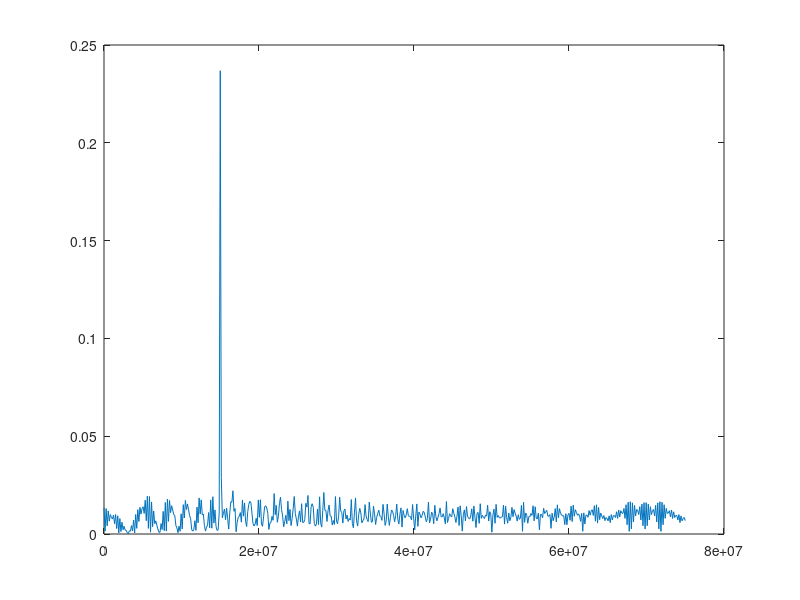
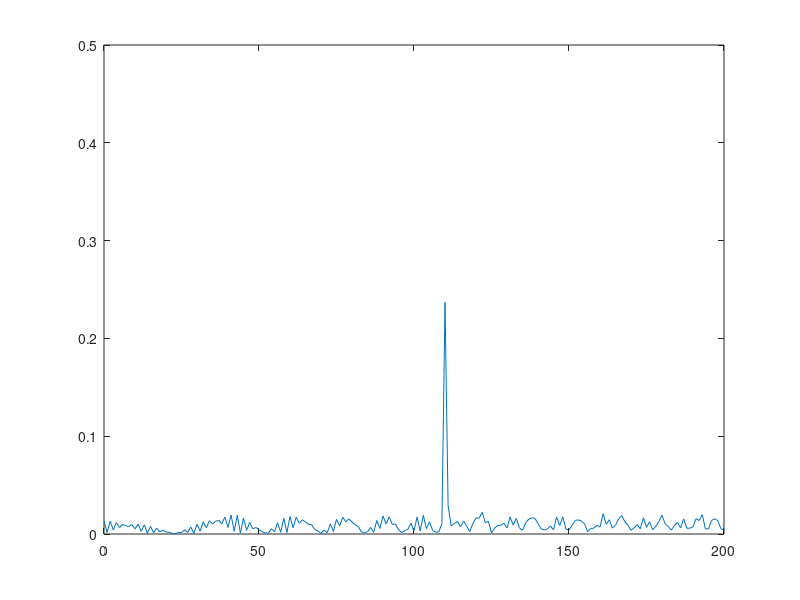
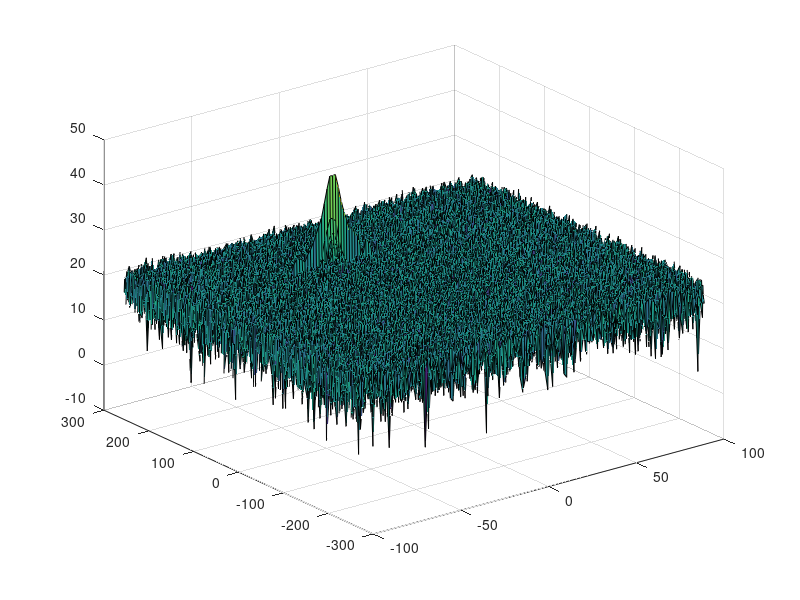

The MATLAB source for these figures, in order: (Note: this script raises an error after producing the figures.)
clear all
clc

%% Radar Specifications 
%%%%%%%%%%%%%%%%%%%%%%%%%%%
% Frequency of operation = 77GHz
% Max Range = 200m             
% Range Resolution = 1 m      
% Max Velocity = 100 m/s    
% Speed of light = 3e8
%%%%%%%%%%%%%%%%%%%%%%%%%%%

%% User Defined Range and Velocity of target
% *%TODO* :
% define the target's initial position and velocity. Note : Velocity
% remains contant
 
R = 110;
v = -20;

fprintf('Ground Truth Range = %d, Velocity = %d\n', R, v);

%% FMCW Waveform Generation

% *%TODO* :
%Design the FMCW waveform by giving the specs of each of its parameters.
% Calculate the Bandwidth (B), Chirp Time (Tchirp) and Slope (slope) of the FMCW
% chirp using the requirements above.

c = 3e8;                %speed of light in meters/sec
delta_r = 1;            %range resolution in meters
Bsweep = c/2*delta_r;   %Bsweep calculation

range_max = 200;            %given radar's max range
Tchirp = 5.5*(range_max*2/c);   %5.5 times of the trip time for maximun range

slope = Bsweep/Tchirp;          %Slope of the FMCW chirp
fprintf('Slope = %d\n', slope);

%Operating carrier frequency of Radar 
fc= 77e9;             %carrier freq
                                                         
%The number of chirps in one sequence. Its ideal to have 2^ value for the ease of running the FFT
%for Doppler Estimation. 
Nd = 128;                   % #of doppler cells OR #of sent periods % number of chirps

%The number of samples on each chirp. 
Nr = 1024;                  %for length of time OR # of range cells

% Timestamp for running the displacement scenario for every sample on each
% chirp
t = linspace(0,Nd*Tchirp,Nr*Nd); %total time for samples

%Creating the vectors for Tx, Rx and Mix based on the total samples input.
Tx = zeros(1,length(t)); %transmitted signal
Rx = zeros(1,length(t)); %received signal
Mix = zeros(1,length(t)); %beat signal

%Similar vectors for range_covered and time delay.
r_t=zeros(1,length(t));
td=zeros(1,length(t));

%% Signal generation and Moving Target simulation
% Running the radar scenario over the time. 

for i=1:length(t)            
    
    % *%TODO* :
    %For each time stamp update the Range of the Target for constant velocity. 
    r_t(i) = R + v * t(i);
    td(i) = 2*r_t(i)/c;
    
    % *%TODO* :
    %For each time sample we need update the transmitted and
    %received signal. 
    Tx(i) = cos(2*pi*(fc*t(i)+0.5*slope*t(i)^2));
    Rx(i) = cos(2*pi*(fc*(t(i)-td(i))+0.5*slope*(t(i)-td(i))^2));
    
    % *%TODO* :
    %Now by mixing the Transmit and Receive generate the beat signal
    %This is done by element wise matrix multiplication of Transmit and
    %Receiver Signal
    Mix(i) = Tx(i).*Rx(i);
    
end

%% RANGE MEASUREMENT
L = Tchirp*Bsweep;  % Length of signal

% *%TODO* :
%reshape the vector into Nr*Nd array. Nr and Nd here would also define the size of
%Range and Doppler FFT respectively.
Mix=reshape(Mix,[Nr,Nd]);

% *%TODO* :
%run the FFT on the beat signal along the range bins dimension (Nr) and normalize.
signal_fft = fft(Mix,Nr);

% *%TODO* :
% Take the absolute value of FFT output
signal_fft = abs(signal_fft/L);

% *%TODO* :
% Output of FFT is double sided signal, but we are interested in only one side of the spectrum.
% Hence we throw out half of the samples.
signal_fft = signal_fft(1:L/2+1);

% *%TODO* :
% plot FFT output 
f = Bsweep*(0:(L/2))/L;
figure('Name','FFT Output')
plot(f,signal_fft)

% Calculate range estimation
R = (c*Tchirp*f)/(2*Bsweep);

%plotting the range
figure('Name','Range from First FFT')
plot(R,signal_fft)
axis([0 200 0 0.5]);


% Range Doppler Map Generation.

% The output of the 2D FFT is an image that has reponse in the range and
% doppler FFT bins. So, it is important to convert the axis from bin sizes
% to range and doppler based on their Max values.

Mix=reshape(Mix,[Nr,Nd]);

% 2D FFT using the FFT size for both dimensions.
sig_fft2 = fft2(Mix,Nr,Nd);

% Taking just one side of signal from Range dimension.
sig_fft2 = sig_fft2(1:Nr/2,1:Nd);
sig_fft2 = fftshift (sig_fft2);
RDM = abs(sig_fft2);
RDM = 10*log10(RDM) ;

%use the surf function to plot the output of 2DFFT and to show axis in both
%dimensions
doppler_axis = linspace(-100,100,Nd);
range_axis = linspace(-200,200,Nr/2)*((Nr/2)/400);
figure,surf(doppler_axis,range_axis,RDM);

%% CFAR implementation

%Slide Window through the complete Range Doppler Map

% *%TODO* :
%Select the number of Training Cells in both the dimensions.
Tr = 12;
Td = 6;

% *%TODO* :
%Select the number of Guard Cells in both dimensions around the Cell under 
%test (CUT) for accurate estimation
Gr = 6;
Gd = 3;

% *%TODO* :
% offset the threshold by SNR value in dB
offset = 8;

% *%TODO* :
%Create a vector to store noise_level for each iteration on training cells
noise_level = zeros(1,1);


   % Use RDM[x,y] as the matrix from the output of 2D FFT for implementing
   % CFAR
   % a vector to  hold signal after thresholding
   signal = zeros(Nr/2,Nd);
   cells = (2*Tr+2*Gr+1)*(2*Td+2*Gd+1) - (2*Gr+1)*(2*Gd+1);

for i = 1:(Nr/2 - (2*Gr+2*Tr))
    for j = 1:(Nd - (2*Gd+2*Td))
        % Add noise in each cell  
        sum1 = sum(db2pow(RDM(i:i+2*Tr+2*Gr, j:j+2*Td+2*Gd)),'all');
        sum2 = sum(db2pow(RDM(i+Tr:i+Tr+2*Gr, j+Td:j+Td+2*Gd)),'all');    
        noise_level = sum1 - sum2;
              
        % To determine the threshold, we take the average of summed noise
        % and multiply it with the offset        
        
        threshold = noise_level/cells;      
        threshold = pow2db(threshold) + offset;
        threshold = db2pow(threshold);
        
        % Now pick the cell under test which is the T+G cells away from the
        % first training cell and seasure the signal level
        cut = db2pow(RDM(i+Tr+Gr, j+Td+Gd));
        
        % If the signal level at Cell Under Test belows the threshold then
        % assign it to 0 value
        if (cut <= threshold)
            cut = 0;
        else 
            cut = 1;
        end
        
        signal(i+Tr+Gr,j+Td+Gd) = cut;        
    end
end

   

% *%TODO* :
%display the CFAR output using the Surf function like we did for Range
%Doppler Response output.
figure,surf(doppler_axis,range_axis,signal);
colorbar;

